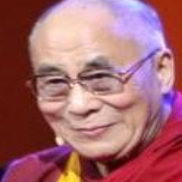
#> input picture Computer Vision/Tutoring/Tutorato01/Dataset/Face.png, 182 x 182 px, found by its file name
$ python Histogram.py
#> lines starting #> are read from the running program, lines starting #| are printed output that depends on the picture; after the words box and inside, x2 and y2 are one past the last pixel; in counts of white or black regions, pixels touching at a corner belong together
import cv2
import numpy as np
from matplotlib import pyplot as plt

# Read image in BGR (default color order in OpenCV)
bgr = cv2.imread(
    '/Volumes/SSD Esterna/Progetti/ComputerVision/Tutoring/Tutorato01/Dataset/Face.png'
)
#> bgr is the input picture: shape (182, 182, 3); mean B, G, R 110.3, 103.6, 164.7

# ---- First plot: raw BGR image vs RGB converted----

# Creates a figure with 1 row and 2 columns of subplots, wide size.
fig1, axes = plt.subplots(1, 2, figsize=(20, 6))
# Adds a main title for the figure.
fig1.suptitle('Raw BRG vs RGB converted', color='blue', fontweight="bold", fontsize=15)

# Left subplot: shows the original image as loaded by OpenCV in BGR order.
axes[0].imshow(bgr)
axes[0].set_title("Image extracted with CV2 in BGR")

# Convert to RGB (correct order for Matplotlib visualization).
rgb = cv2.cvtColor(bgr, cv2.COLOR_BGR2RGB)
(h, w, d) = bgr.shape
#> h = 182; w = 182; d = 3

# Right subplot: shows the correctly converted RGB image.
axes[1].imshow(rgb)
axes[1].set_title('Image converted to RGB by Matplotlib')

# Add caption with image properties under the whole figure
props_text = (f"Properties:\n"
              f"Shape: {bgr.shape}\n"
              f"Total pixels: {bgr.size}\n"
              f"Width={w}, Height={h}, Depth={d}")
fig1.text(0.5, 0.01, props_text, ha="center", fontsize=10)

# ---- Second plot: Grayscaled image and its histogram---
# Creates a new figure with 1 row and 2 columns for grayscale and histogram.
fig2, axes = plt.subplots(1, 2, figsize=(20, 6))
fig2.suptitle('Grayscaled and its Histogram', color='blue', fontweight="bold", fontsize=15)

# Convert the image to grayscale.
gray = cv2.cvtColor(bgr, cv2.COLOR_BGR2GRAY)

# Left subplot: grayscale image.
axes[0].imshow(gray, cmap="gray")
axes[0].set_title('Grayscale image')

# Right subplot: histogram of grayscale intensities.
axes[1].hist(gray.ravel(), 256, range=[0, 256])
axes[1].set_title('Histogram of grayscale')
axes[1].grid(True)

# --- Third plot: BGR visualization in grayscale---
# Creates a new figure with 2 rows and 4 columns for B, G, R channels and histograms.
fig3, axes = plt.subplots(2, 4, figsize=(20, 8))
fig3.suptitle('BGR channel visualization', color='blue', fontweight="bold", fontsize=15)

# Split the BGR image into its three channels.
b, g, r = cv2.split(bgr)
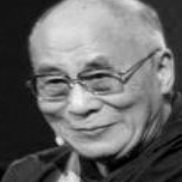
#> g: shape (182, 182); min 0, max 242, mean 103.6
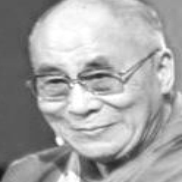
#> r: shape (182, 182); min 20, max 255, mean 164.7

# Blue channel: top-left image and bottom histogram.
axes[0, 0].imshow(b, cmap="gray")
axes[0, 0].set_title('Blue channel grayscaled image')
axes[1, 0].hist(b.ravel(), 256, range=[0, 256])
axes[1, 0].set_title('Histogram of grayscaled blue channel')
axes[1, 0].grid(True)

# Green channel: top image and bottom histogram.
axes[0, 1].imshow(g, cmap="gray")
axes[0, 1].set_title('Green channel grayscaled image')
axes[1, 1].hist(g.ravel(), 256, range=[0, 256])
axes[1, 1].set_title('Histogram of grayscaled green channel')
axes[1, 1].grid(True)

# Red channel: top image and bottom histogram.
axes[0, 2].imshow(r, cmap="gray")
axes[0, 2].set_title('Red channel grayscaled image')
axes[1, 2].hist(r.ravel(), 256, range=[0, 256])
axes[1, 2].set_title('Histogram of grayscaled red channel')
axes[1, 2].grid(True)

# Hide unused subplot (top-right empty).
axes[0, 3].axis('off')

# Combined BGR intensity histogram.
colors = ('b', 'g', 'r')
for i, col in enumerate(colors):
    histr = cv2.calcHist([bgr], [i], None, [256], [0, 256])
    axes[1, 3].plot(histr, color=col)
axes[1, 3].set_title("BGR intensity")
axes[1, 3].set_xlim([0, 256])
axes[1, 3].grid(True)

# --- Fourth plot: Image manipulation---
# Creates a new figure with 2 rows and 3 columns for segmentation, inversion, and contrast stretching.
fig3, axes = plt.subplots(2, 3, figsize=(20, 8))
fig3.suptitle('Image manipulation', color='blue', fontweight="bold", fontsize=15)

# Image segmentation using Otsu thresholding.
ret, thresh = cv2.threshold(gray, 0, 255, cv2.THRESH_BINARY_INV + cv2.THRESH_OTSU)
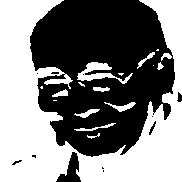
#> thresh: shape (182, 182); 50% white; 17 white regions (6 under 20 px), largest, box (x1, y1, x2, y2) and area: (0, 0, 182, 182) 15442, (77, 62, 133, 84) 451, (104, 102, 136, 112) 121
#> ret = 122
axes[0, 0].imshow(thresh, cmap="gray")
axes[0, 0].set_title("Segmentation image")

# Grayscale inversion (inverting colors).
im2 = 255 - rgb
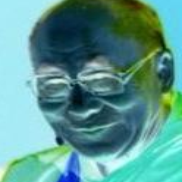
#> im2: shape (182, 182, 3); mean R, G, B 90.3, 151.4, 144.7
axes[0, 1].imshow(im2, cmap="gray")
axes[0, 1].set_title("Grayscale inverted image")


# Contrast stretching function definition.
def streach(im, nbr_bins=256):
    """ Contrast streaching of a grayscale image.  """
#> called with nbr_bins = 256
    # Compute the histogram of the image.
    imhist, bins = np.histogram(im.flatten(), nbr_bins, [0, 256])
#> imhist = 256 values, max 2299 at index 40, min 0 at index 0, mean 129.4; bins = 257 values from 0 to 256
    # Compute the cumulative distribution function (CDF).
    cdf = imhist.cumsum()
#> cdf = 256 values from 0 to 33124
    # Normalize the CDF.
    cdf = imhist.max() * cdf / cdf.max()
#> cdf = 256 values from 0 to 2299
    # Mask pixels with zero value.
    cdf_mask = np.ma.masked_equal(cdf, 0)
    # Apply linear stretching.
    cdf_mask = (cdf_mask - cdf_mask.min()) * 255 / (cdf_mask.max() - cdf_mask.min())
    # Fill masked values with zeros and cast to uint8.
    cdf = np.ma.filled(cdf_mask, 0).astype('uint8')
#> cdf = 256 values from 0 to 255
    # Map the image pixels using the new CDF.
    return cdf[im.astype('uint8')]
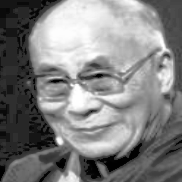
#> returned value: shape (182, 182); min 0, max 255, mean 128.5


# Apply the contrast stretching function.
eq = streach(gray)
axes[0, 2].imshow(eq, cmap="gray")
axes[0, 2].set_title("Contrast streached image")

# Histogram before equalization.
axes[1, 0].hist(gray.ravel(), bins=256, range=[0, 256])
axes[1, 0].set_title("Histogram before equalization")
axes[1, 0].grid(True)

# Histogram after contrast stretching.
axes[1, 2].hist(eq.ravel(), bins=256, range=[0, 256])
axes[1, 2].set_title("Histogram after equalization")
axes[1, 2].grid(True)

# Hide middle empty subplot.
axes[1, 1].axis('off')

# Adjust layout and show all figures.
plt.tight_layout()
plt.show()
#> figure, not shown here; B, G, R data is drawn as R, G, B
#> figure, not shown here; panel 2: tallest bar 2299 high, from x = 40 to 41
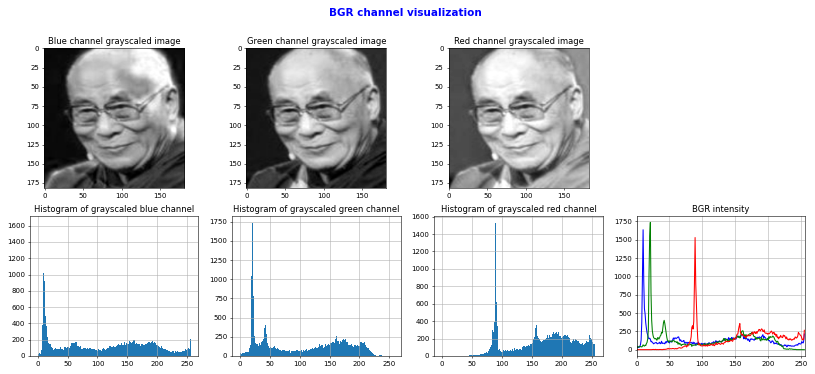
#> figure drawn by matplotlib, 7 panels; panel 4: tallest bar 1637 high, from x = 10 to 11; panel 5: tallest bar 1738 high, from x = 21 to 22; panel 6: tallest bar 1531 high, from x = 89 to 90; panel 7: curve peaks at x = 10, y = 1637
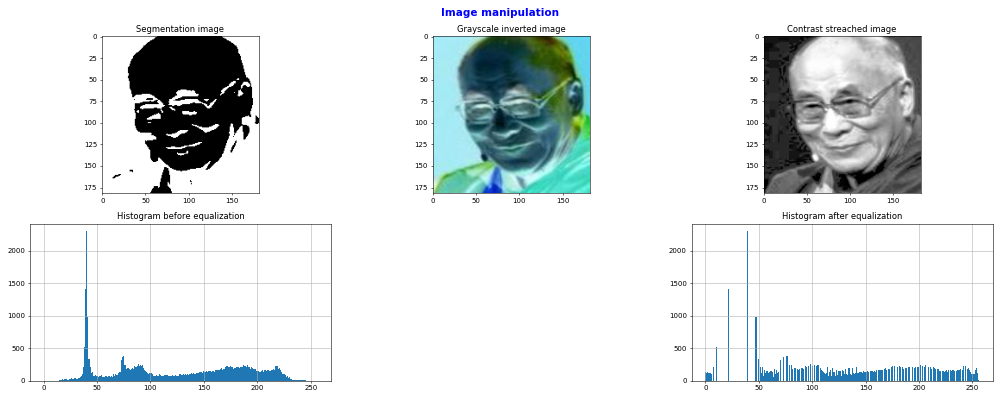
#> figure drawn by matplotlib, 5 panels; panel 4: tallest bar 2299 high, from x = 40 to 41; panel 5: tallest bar 2299 high, from x = 39 to 40

$ run again, with Computer Vision/Tutoring/Tutorato01/Dataset/pizza.jpg saved as Computer Vision/Tutoring/Tutorato01/Dataset/Face.png
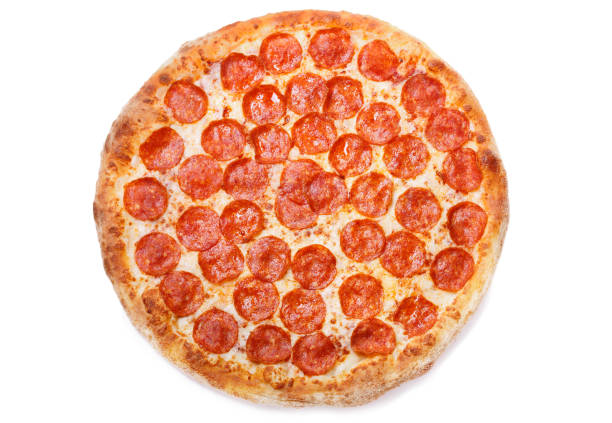
#> input picture Computer Vision/Tutoring/Tutorato01/Dataset/pizza.jpg, 612 x 423 px, found by its file name
#> bgr is the input picture: shape (423, 612, 3); mean B, G, R 170.5, 193.1, 240.8
#> `ret, thresh = cv2.threshold(gray, 0, 255, cv2.THRESH_BINARY_INV + cv2...`:
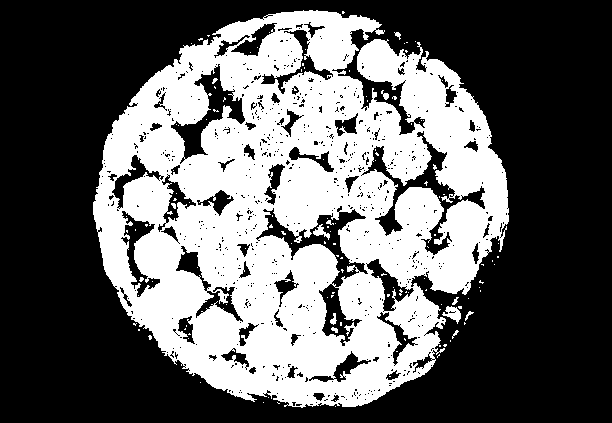
#> thresh: shape (423, 612); 39.4% white; 124 white regions (111 under 20 px), largest, box (x1, y1, x2, y2) and area: (93, 10, 509, 408) 101015, (442, 306, 461, 324) 172, (313, 224, 330, 240) 107
#> ret = 193
#> imhist = 256 values, max 120505 at index 255, min 0 at index 0, mean 1011.2; bins = 257 values from 0 to 256
#> in streach, `cdf = imhist.cumsum()`: cdf = 256 values from 0 to 258876
#> in streach, `cdf = imhist.max() * cdf / cdf.max()`: cdf = 256 values from 0 to 120505
#> in streach, `cdf = np.ma.filled(cdf_mask, 0).astype('uint8')`: cdf = 256 values from 0 to 255
#> `plt.show()`:
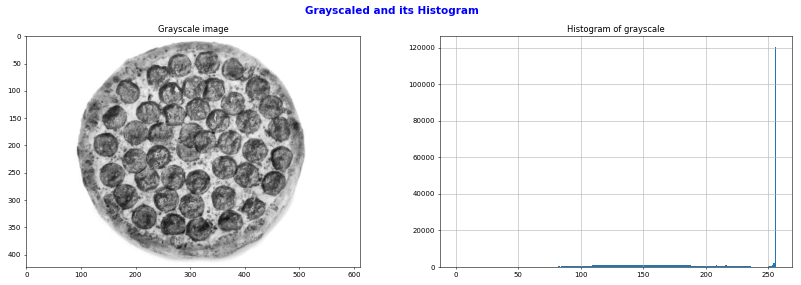
#> figure drawn by matplotlib, 2 panels; panel 2: tallest bar 120505 high, from x = 255 to 256
